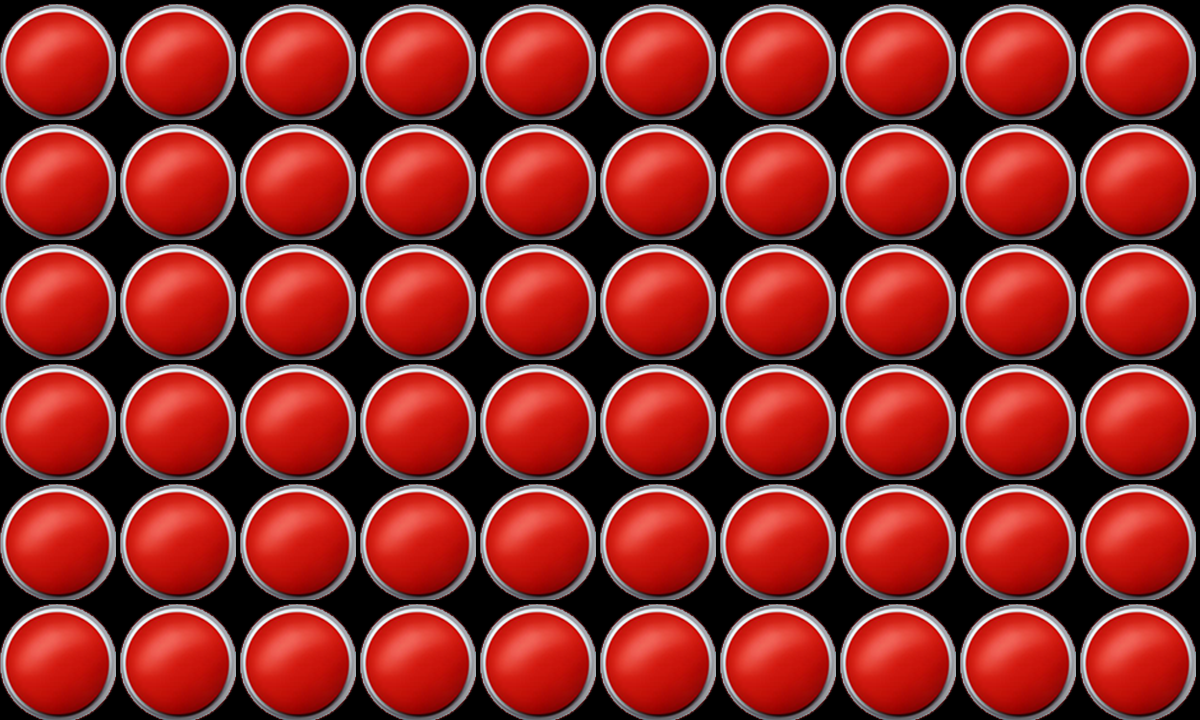

This is a level from a 2D game, rendered from its Tiled map with the project's own tilesets. A one-line summary and the map file follow, with tile-layer data summarised:
An orthogonal 10x6 tile map with 120x120 px tiles, 1 tile layer (Tile Layer 1).

<map version="1.0" orientation="orthogonal" renderorder="right-down" width="10" height="6" tilewidth="120" tileheight="120" nextobjectid="1">
 <tileset firstgid="1" name="tiles" tilewidth="116" tileheight="116" spacing="3" margin="1">
  <image source="tiles120x120.png" width="120" height="120" />
 </tileset>
 <layer name="Tile Layer 1" width="10" height="6">
  <data>[60 cells, 60 non-empty, 1 distinct tile ids]</data>
 </layer>
</map>
